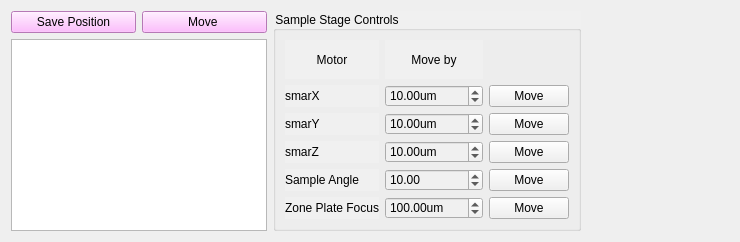
          <widget class="QWidget" name="tab_3">
           <attribute name="title">
            <string>Navigation</string>
           </attribute>
           <layout class="QGridLayout" name="gridLayout_14">
            <item row="0" column="1">
             <widget class="QGroupBox" name="groupBox">
              <property name="enabled">
               <bool>true</bool>
              </property>
              <property name="styleSheet">
               <string notr="true">font: 12pt &quot;MS Shell Dlg 2&quot;;
background-color: rgb(240, 240, 240);</string>
              </property>
              <property name="title">
               <string>Sample Stage Controls</string>
              </property>
              <layout class="QGridLayout" name="gridLayout_13">
               <item row="6" column="0">
                <widget class="QLabel" name="label_15">
                 <property name="text">
                  <string>Zone Plate Focus</string>
                 </property>
                </widget>
               </item>
               <item row="5" column="1">
                <widget class="QDoubleSpinBox" name="db_move_dth">
                 <property name="suffix">
                  <string/>
                 </property>
                 <property name="minimum">
                  <double>-100.000000000000000</double>
                 </property>
                 <property name="maximum">
                  <double>100.000000000000000</double>
                 </property>
                 <property name="singleStep">
                  <double>10.000000000000000</double>
                 </property>
                 <property name="value">
                  <double>10.000000000000000</double>
                 </property>
                </widget>
               </item>
               <item row="5" column="2">
                <widget class="QPushButton" name="pb_move_dth">
                 <property name="text">
                  <string>Move</string>
                 </property>
                </widget>
               </item>
               <item row="4" column="1">
                <widget class="QDoubleSpinBox" name="db_move_smarz">
                 <property name="suffix">
                  <string>um</string>
                 </property>
                 <property name="minimum">
                  <double>-100.000000000000000</double>
                 </property>
                 <property name="maximum">
                  <double>100.000000000000000</double>
                 </property>
                 <property name="singleStep">
                  <double>5.000000000000000</double>
                 </property>
                 <property name="value">
                  <double>10.000000000000000</double>
                 </property>
                </widget>
               </item>
               <item row="4" column="0">
                <widget class="QLabel" name="label_6">
                 <property name="text">
                  <string>smarZ</string>
                 </property>
                </widget>
               </item>
               <item row="6" column="1">
                <widget class="QDoubleSpinBox" name="db_move_zpz">
                 <property name="suffix">
                  <string>um</string>
                 </property>
                 <property name="minimum">
                  <double>-10000.000000000000000</double>
                 </property>
                 <property name="maximum">
                  <double>10000.000000000000000</double>
                 </property>
                 <property name="singleStep">
                  <double>100.000000000000000</double>
                 </property>
                 <property name="value">
                  <double>100.000000000000000</double>
                 </property>
                </widget>
               </item>
               <item row="3" column="2">
                <widget class="QPushButton" name="pb_move_smary">
                 <property name="text">
                  <string>Move</string>
                 </property>
                </widget>
               </item>
               <item row="5" column="0">
                <widget class="QLabel" name="label_21">
                 <property name="text">
                  <string>Sample Angle</string>
                 </property>
                </widget>
               </item>
               <item row="4" column="2">
                <widget class="QPushButton" name="pb_move_smarz">
                 <property name="text">
                  <string>Move</string>
                 </property>
                </widget>
               </item>
               <item row="3" column="1">
                <widget class="QDoubleSpinBox" name="db_move_smary">
                 <property name="suffix">
                  <string>um</string>
                 </property>
                 <property name="minimum">
                  <double>-100.000000000000000</double>
                 </property>
                 <property name="maximum">
                  <double>100.000000000000000</double>
                 </property>
                 <property name="singleStep">
                  <double>5.000000000000000</double>
                 </property>
                 <property name="value">
                  <double>10.000000000000000</double>
                 </property>
                </widget>
               </item>
               <item row="1" column="0">
                <widget class="QLabel" name="label_7">
                 <property name="styleSheet">
                  <string notr="true">font: 75 14pt &quot;MS Shell Dlg 2&quot;;</string>
                 </property>
                 <property name="text">
                  <string>Motor</string>
                 </property>
                 <property name="alignment">
                  <set>Qt::AlignCenter</set>
                 </property>
                </widget>
               </item>
               <item row="1" column="1">
                <widget class="QLabel" name="label_8">
                 <property name="styleSheet">
                  <string notr="true">font: 75 14pt &quot;MS Shell Dlg 2&quot;;</string>
                 </property>
                 <property name="text">
                  <string>Move by</string>
                 </property>
                 <property name="alignment">
                  <set>Qt::AlignCenter</set>
                 </property>
                </widget>
               </item>
               <item row="2" column="2">
                <widget class="QPushButton" name="pb_move_smarx">
                 <property name="text">
                  <string>Move</string>
                 </property>
                </widget>
               </item>
               <item row="3" column="0">
                <widget class="QLabel" name="label_4">
                 <property name="text">
                  <string>smarY</string>
                 </property>
                </widget>
               </item>
               <item row="2" column="0">
                <widget class="QLabel" name="label_3">
                 <property name="text">
                  <string>smarX</string>
                 </property>
                </widget>
               </item>
               <item row="2" column="1">
                <widget class="QDoubleSpinBox" name="db_move_smarx">
                 <property name="suffix">
                  <string>um</string>
                 </property>
                 <property name="minimum">
                  <double>-100.000000000000000</double>
                 </property>
                 <property name="maximum">
                  <double>100.000000000000000</double>
                 </property>
                 <property name="singleStep">
                  <double>5.000000000000000</double>
                 </property>
                 <property name="value">
                  <double>10.000000000000000</double>
                 </property>
                </widget>
               </item>
               <item row="6" column="2">
                <widget class="QPushButton" name="pb_move_zpz">
                 <property name="text">
                  <string>Move</string>
                 </property>
                </widget>
               </item>
              </layout>
             </widget>
            </item>
            <item row="0" column="2">
             <spacer name="horizontalSpacer_6">
              <property name="orientation">
               <enum>Qt::Horizontal</enum>
              </property>
              <property name="sizeHint" stdset="0">
               <size>
                <width>148</width>
                <height>20</height>
               </size>
              </property>
             </spacer>
            </item>
            <item row="0" column="0">
             <layout class="QGridLayout" name="gridLayout_20">
              <item row="0" column="0">
               <widget class="QPushButton" name="pushButton_6">
                <property name="styleSheet">
                 <string notr="true">background-color: rgb(255, 170, 255);</string>
                </property>
                <property name="text">
                 <string>Save Position</string>
                </property>
               </widget>
              </item>
              <item row="0" column="1">
               <widget class="QPushButton" name="pushButton_7">
                <property name="styleSheet">
                 <string notr="true">background-color: rgb(255, 170, 255);</string>
                </property>
                <property name="text">
                 <string>Move </string>
                </property>
               </widget>
              </item>
              <item row="1" column="0" colspan="2">
               <widget class="QListWidget" name="listWidget"/>
              </item>
             </layout>
            </item>
           </layout>
          </widget>
